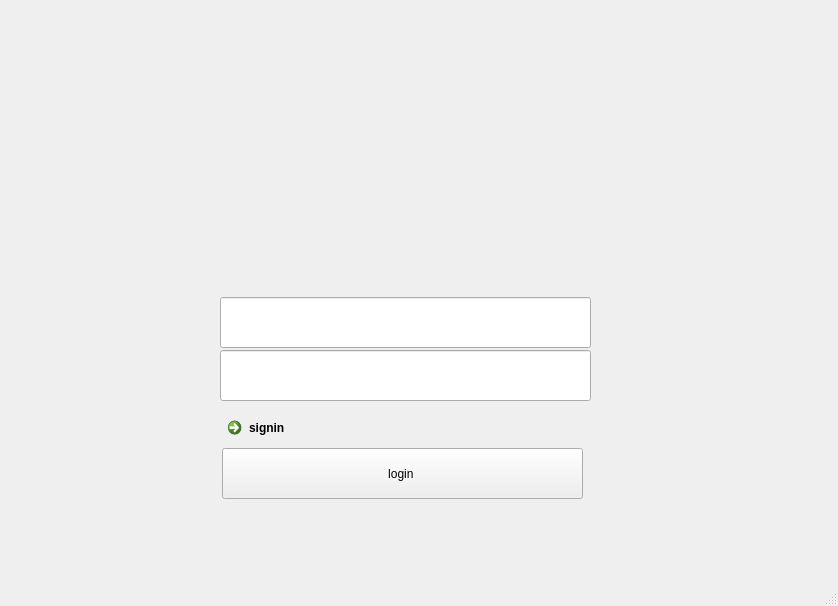
<?xml version="1.0" encoding="UTF-8"?>
<ui version="4.0">
 <class>MainWindow</class>
 <widget class="QMainWindow" name="MainWindow">
  <property name="geometry">
   <rect>
    <x>0</x>
    <y>0</y>
    <width>838</width>
    <height>606</height>
   </rect>
  </property>
  <property name="windowTitle">
   <string>MainWindow</string>
  </property>
  <property name="styleSheet">
   <string notr="true">background-image: url(:/image/E:/wedit.png);
</string>
  </property>
  <widget class="QWidget" name="centralwidget">
   <widget class="QLineEdit" name="lineEdit">
    <property name="geometry">
     <rect>
      <x>220</x>
      <y>297</y>
      <width>371</width>
      <height>51</height>
     </rect>
    </property>
    <property name="palette">
     <palette>
      <active>
       <colorrole role="Text">
        <brush brushstyle="SolidPattern">
         <color alpha="255">
          <red>0</red>
          <green>0</green>
          <blue>0</blue>
         </color>
        </brush>
       </colorrole>
       <colorrole role="ButtonText">
        <brush brushstyle="SolidPattern">
         <color alpha="255">
          <red>0</red>
          <green>0</green>
          <blue>0</blue>
         </color>
        </brush>
       </colorrole>
      </active>
      <inactive>
       <colorrole role="Text">
        <brush brushstyle="SolidPattern">
         <color alpha="255">
          <red>0</red>
          <green>0</green>
          <blue>0</blue>
         </color>
        </brush>
       </colorrole>
       <colorrole role="ButtonText">
        <brush brushstyle="SolidPattern">
         <color alpha="255">
          <red>0</red>
          <green>0</green>
          <blue>0</blue>
         </color>
        </brush>
       </colorrole>
      </inactive>
      <disabled/>
     </palette>
    </property>
    <property name="font">
     <font>
      <pointsize>12</pointsize>
      <bold>true</bold>
     </font>
    </property>
    <property name="text">
     <string/>
    </property>
   </widget>
   <widget class="QLineEdit" name="lineEdit_2">
    <property name="geometry">
     <rect>
      <x>220</x>
      <y>350</y>
      <width>371</width>
      <height>51</height>
     </rect>
    </property>
    <property name="palette">
     <palette>
      <active>
       <colorrole role="Text">
        <brush brushstyle="SolidPattern">
         <color alpha="255">
          <red>0</red>
          <green>0</green>
          <blue>0</blue>
         </color>
        </brush>
       </colorrole>
       <colorrole role="ButtonText">
        <brush brushstyle="SolidPattern">
         <color alpha="255">
          <red>0</red>
          <green>0</green>
          <blue>0</blue>
         </color>
        </brush>
       </colorrole>
      </active>
      <inactive>
       <colorrole role="Text">
        <brush brushstyle="SolidPattern">
         <color alpha="255">
          <red>0</red>
          <green>0</green>
          <blue>0</blue>
         </color>
        </brush>
       </colorrole>
       <colorrole role="ButtonText">
        <brush brushstyle="SolidPattern">
         <color alpha="255">
          <red>0</red>
          <green>0</green>
          <blue>0</blue>
         </color>
        </brush>
       </colorrole>
      </inactive>
      <disabled/>
     </palette>
    </property>
    <property name="font">
     <font>
      <bold>true</bold>
     </font>
    </property>
    <property name="text">
     <string/>
    </property>
   </widget>
   <widget class="QPushButton" name="pushButton">
    <property name="geometry">
     <rect>
      <x>222</x>
      <y>448</y>
      <width>361</width>
      <height>51</height>
     </rect>
    </property>
    <property name="palette">
     <palette>
      <active>
       <colorrole role="Text">
        <brush brushstyle="SolidPattern">
         <color alpha="255">
          <red>0</red>
          <green>0</green>
          <blue>0</blue>
         </color>
        </brush>
       </colorrole>
       <colorrole role="ButtonText">
        <brush brushstyle="SolidPattern">
         <color alpha="255">
          <red>0</red>
          <green>0</green>
          <blue>0</blue>
         </color>
        </brush>
       </colorrole>
      </active>
      <inactive>
       <colorrole role="Text">
        <brush brushstyle="SolidPattern">
         <color alpha="255">
          <red>0</red>
          <green>0</green>
          <blue>0</blue>
         </color>
        </brush>
       </colorrole>
       <colorrole role="ButtonText">
        <brush brushstyle="SolidPattern">
         <color alpha="255">
          <red>0</red>
          <green>0</green>
          <blue>0</blue>
         </color>
        </brush>
       </colorrole>
      </inactive>
      <disabled/>
     </palette>
    </property>
    <property name="text">
     <string>login </string>
    </property>
   </widget>
   <widget class="QCommandLinkButton" name="commandLinkButton">
    <property name="geometry">
     <rect>
      <x>220</x>
      <y>410</y>
      <width>187</width>
      <height>31</height>
     </rect>
    </property>
    <property name="palette">
     <palette>
      <active>
       <colorrole role="Text">
        <brush brushstyle="SolidPattern">
         <color alpha="255">
          <red>0</red>
          <green>0</green>
          <blue>0</blue>
         </color>
        </brush>
       </colorrole>
       <colorrole role="ButtonText">
        <brush brushstyle="SolidPattern">
         <color alpha="255">
          <red>0</red>
          <green>0</green>
          <blue>0</blue>
         </color>
        </brush>
       </colorrole>
      </active>
      <inactive>
       <colorrole role="Text">
        <brush brushstyle="SolidPattern">
         <color alpha="255">
          <red>0</red>
          <green>0</green>
          <blue>0</blue>
         </color>
        </brush>
       </colorrole>
       <colorrole role="ButtonText">
        <brush brushstyle="SolidPattern">
         <color alpha="255">
          <red>0</red>
          <green>0</green>
          <blue>0</blue>
         </color>
        </brush>
       </colorrole>
      </inactive>
      <disabled/>
     </palette>
    </property>
    <property name="text">
     <string>signin</string>
    </property>
   </widget>
  </widget>
  <widget class="QMenuBar" name="menubar">
   <property name="geometry">
    <rect>
     <x>0</x>
     <y>0</y>
     <width>838</width>
     <height>25</height>
    </rect>
   </property>
  </widget>
  <widget class="QStatusBar" name="statusbar"/>
 </widget>
 <resources/>
 <connections/>
</ui>
